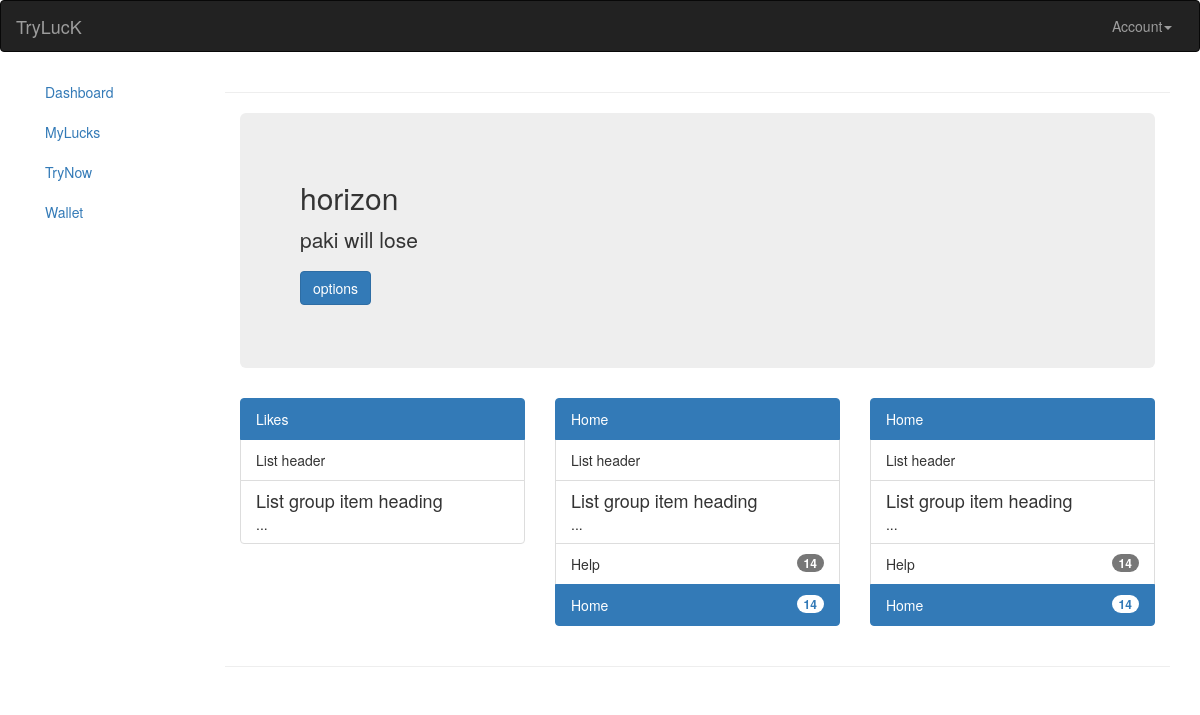
Before: /lucks/view/2/ (signed in) with the older database file.
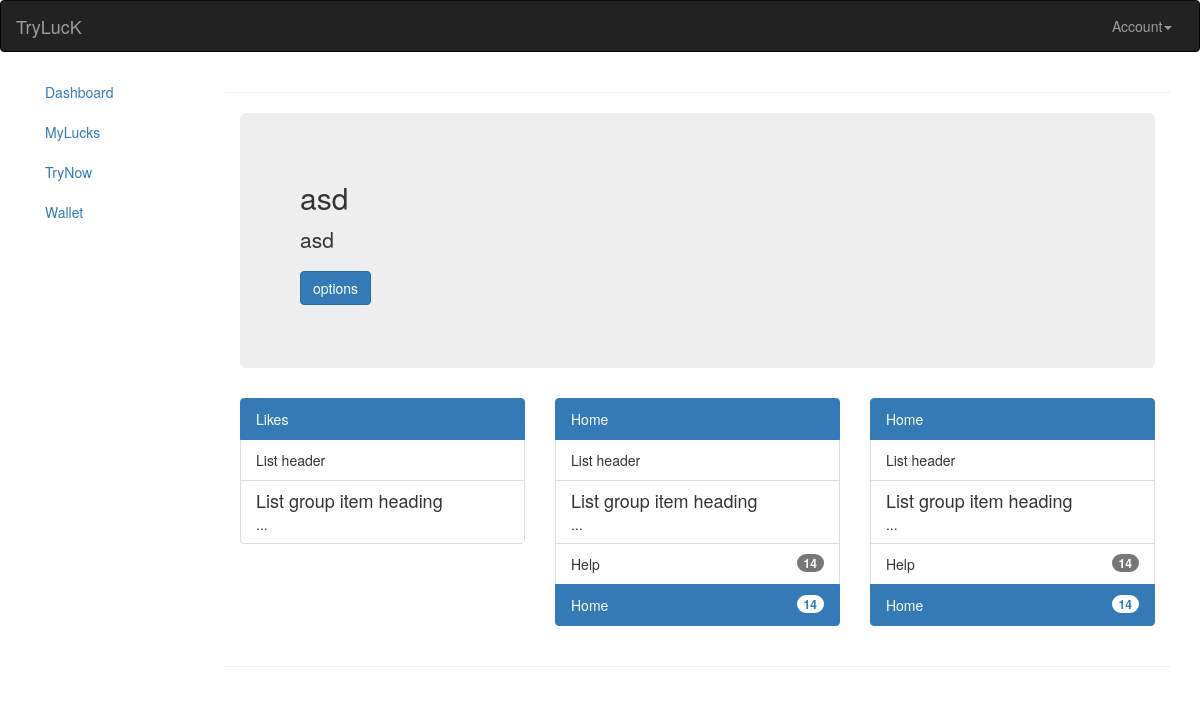
After: the same page with the newer database file.
### lucks/models.py (models this page shows, shortened)
class Luck(models.Model):
    id = models.AutoField(primary_key=True)
    name = models.CharField(max_length=50,unique=True)
    content = models.CharField(max_length=5000)
    head=models.CharField(max_length=50)
    tails=models.CharField(max_length=50)
    search = models.ForeignKey(Search)
    duration = models.DateTimeField()
    amount = models.IntegerField(default=0)
    user = models.ForeignKey(User)
    status=models.CharField(max_length=50,default='open')
    created_at = models.DateTimeField(auto_now_add=True)
    updated_at = models.DateTimeField(auto_now=True)

### lucks/views.py (the view)
# urls.py: url(r'view/(?P<l_id>[0-9]+)/$', views.lucks_view),
@login_required(login_url='/login/')
def lucks_view(request,l_id):
    l = models.Luck.objects.get(pk=l_id)
    return render(request, "lucks/view.html", {'luck':l})

### templates/lucks/view.html (shortened to what this page needs)
{% extends "dashboard/base.html" %}
{% block content %}
<div class="container-fluid">
	<div class="row">
		<div class="col-md-12">
			<div class="jumbotron">
				<h2>
					{{luck.name}}
				</h2>
				<p>
					{{luck.content}}
				</p>
				<p>
					<button type="button"   class="btn btn-primary btn-large" data-toggle="modal" data-target="#myModal">options</button>
				</p>
			</div>
			<div class="row">
				<div class="col-md-12">
					<div class="row">
						<div class="col-md-4">
							<div class="list-group">
								 <a href="#" class="list-group-item list-group-item-action active">Likes</a>
								<div class="list-group-item">
									List header
								</div>
								<div class="list-group-item">
									<h4 class="list-group-item-heading">
										List group item heading
									</h4>
									<p class="list-group-item-text">
										...
									</p>
								</div>
							</div>
						</div>
						<div class="col-md-4">
							<div class="list-group">
								 <a href="#" class="list-group-item list-group-item-action active">Home</a>
								<div class="list-group-item">
									List header
								</div>
								<div class="list-group-item">
									<h4 class="list-group-item-heading">
										List group item heading
									</h4>
									<p class="list-group-item-text">
										...
									</p>
								</div>
								<div class="list-group-item justify-content-between">
									Help <span class="badge badge-secondary badge-pill">14</span>
								</div> <a href="#" class="list-group-item list-group-item-action active justify-content-between">Home <span class="badge badge-light badge-pill">14</span></a>
							</div>
						</div>
						<div class="col-md-4">
							<div class="list-group">
								 <a href="#" class="list-group-item list-group-item-action active">Home</a>
								<div class="list-group-item">
									List header
								</div>
								<div class="list-group-item">
									<h4 class="list-group-item-heading">
										List group item heading
									</h4>
									<p class="list-group-item-text">
										...
									</p>
								</div>
								<div class="list-group-item justify-content-between">
									Help <span class="badge badge-secondary badge-pill">14</span>
								</div> <a href="#" class="list-group-item list-group-item-action active justify-content-between">Home <span class="badge badge-light badge-pill">14</span></a>
							</div>
						</div>
					</div>
				</div>
			</div>
		</div>
	</div>
</div>
{% endblock %}

Changed rows visible on the page:
changed Luck: name "horizon" → "asd"; content "paki will lose" → "asd"
